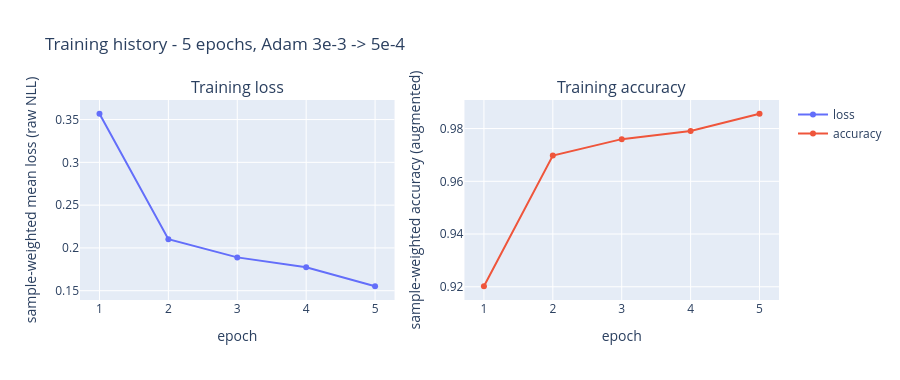

This figure's notebook cell:
### Markdown cell above
## 7. Figures

1. **Training history** - the sample-weighted raw NLL and the accuracy over the five
   epochs, with labeled axes and hover details.
2. **16 sampled test images** - after evaluation, 16 unique test indices are drawn
   with a fixed seed (`SEED + 1`); those exact tensors are run through the final
   model to obtain their predictions. Each cell is a grayscale heatmap on the shared
   `[0, 1]` intensity range, with hidden color bars, square pixels, a reversed
   y-axis (image row 0 on top), and no tick labels. Titles read
   `GT: <label> | Pred: <label>`, and a red title marks a wrong prediction.
   Normalization is inverted (`x * 0.3081 + 0.1307`) for display only.

### Code cell
epochs = [record["epoch"] for record in history]
losses = [record["train_loss"] for record in history]
accuracies = [record["train_accuracy"] for record in history]

history_figure = plotly_subplots.make_subplots(
    rows=1, cols=2, subplot_titles=["Training loss", "Training accuracy"]
)
history_figure.add_trace(
    go.Scatter(
        x=epochs,
        y=losses,
        mode="lines+markers",
        name="loss",
        hovertemplate="epoch %{x}<br>loss %{y:.4f}<extra></extra>",
    ),
    row=1,
    col=1,
)
history_figure.add_trace(
    go.Scatter(
        x=epochs,
        y=accuracies,
        mode="lines+markers",
        name="accuracy",
        hovertemplate="epoch %{x}<br>accuracy %{y:.4f}<extra></extra>",
    ),
    row=1,
    col=2,
)
history_figure.update_layout(title_text="Training history - 5 epochs, Adam 3e-3 -> 5e-4", height=380)
history_figure.update_xaxes(title_text="epoch", row=1, col=1)
history_figure.update_xaxes(title_text="epoch", row=1, col=2)
history_figure.update_yaxes(title_text="sample-weighted mean loss (raw NLL)", row=1, col=1)
history_figure.update_yaxes(title_text="sample-weighted accuracy (augmented)", row=1, col=2)
history_figure.show()

### Figure 1 — Plotly figure (JSON) as saved in the notebook; plotly's stock layout.template omitted (floating-point values rounded to 4 significant figures)
{"data": [{"hovertemplate": "epoch %{x}<br>loss %{y:.4f}<extra></extra>", "mode": "lines+markers", "name": "loss", "type": "scatter", "x": [1, 2, 3, 4, 5], "xaxis": "x", "y": [0.3568, 0.2102, 0.1889, 0.1774, 0.1552], "yaxis": "y"}, {"hovertemplate": "epoch %{x}<br>accuracy %{y:.4f}<extra></extra>", "mode": "lines+markers", "name": "accuracy", "type": "scatter", "x": [1, 2, 3, 4, 5], "xaxis": "x2", "y": [0.9202, 0.9697, 0.976, 0.9791, 0.9856], "yaxis": "y2"}], "layout": {"annotations": [{"font": {"size": 16}, "showarrow": false, "text": "Training loss", "x": 0.225, "xanchor": "center", "xref": "paper", "y": 1.0, "yanchor": "bottom", "yref": "paper"}, {"font": {"size": 16}, "showarrow": false, "text": "Training accuracy", "x": 0.775, "xanchor": "center", "xref": "paper", "y": 1.0, "yanchor": "bottom", "yref": "paper"}], "height": 380, "title": {"text": "Training history - 5 epochs, Adam 3e-3 -> 5e-4"}, "xaxis": {"anchor": "y", "domain": [0.0, 0.45], "title": {"text": "epoch"}}, "xaxis2": {"anchor": "y2", "domain": [0.55, 1.0], "title": {"text": "epoch"}}, "yaxis": {"anchor": "x", "domain": [0.0, 1.0], "title": {"text": "sample-weighted mean loss (raw NLL)"}}, "yaxis2": {"anchor": "x2", "domain": [0.0, 1.0], "title": {"text": "sample-weighted accuracy (augmented)"}}}}
